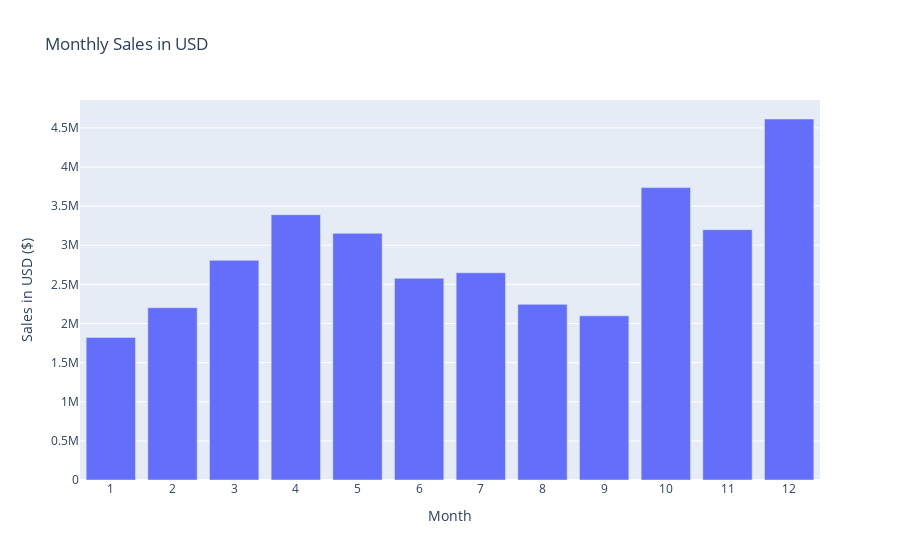

Write notebook code for a chart like this one.
### Code cell
fig = px.bar(df, x=df_max.index, y= df_max, title='Monthly Sales in USD' )
fig.update_xaxes(tickmode='array', tickvals=df_max.index)
fig.update_layout(
    xaxis_title='Month',
    yaxis_title='Sales in USD ($)',)
fig.show()

### Figure 1 — Plotly figure (JSON) as saved in the notebook; plotly's stock layout.template omitted (floating-point values rounded to 4 significant figures)
{"data": [{"alignmentgroup": "True", "hovertemplate": "x=%{x}<br>y=%{y}<extra></extra>", "legendgroup": "", "marker": {"color": "#636efa", "pattern": {"shape": ""}}, "name": "", "offsetgroup": "", "orientation": "v", "showlegend": false, "textposition": "auto", "type": "bar", "x": [1, 2, 3, 4, 5, 6, 7, 8, 9, 10, 11, 12], "xaxis": "x", "y": [1822000.0, 2202000.0, 2807000.0, 3391000.0, 3153000.0, 2578000.0, 2648000.0, 2244000.0, 2098000.0, 3737000.0, 3200000.0, 4613000.0], "yaxis": "y"}], "layout": {"barmode": "relative", "legend": {"tracegroupgap": 0}, "title": {"text": "Monthly Sales in USD"}, "xaxis": {"anchor": "y", "domain": [0, 1], "tickmode": "array", "tickvals": [1, 2, 3, 4, 5, 6, 7, 8, 9, 10, 11, 12], "title": {"text": "Month"}}, "yaxis": {"anchor": "x", "domain": [0, 1], "title": {"text": "Sales in USD ($)"}}}}
